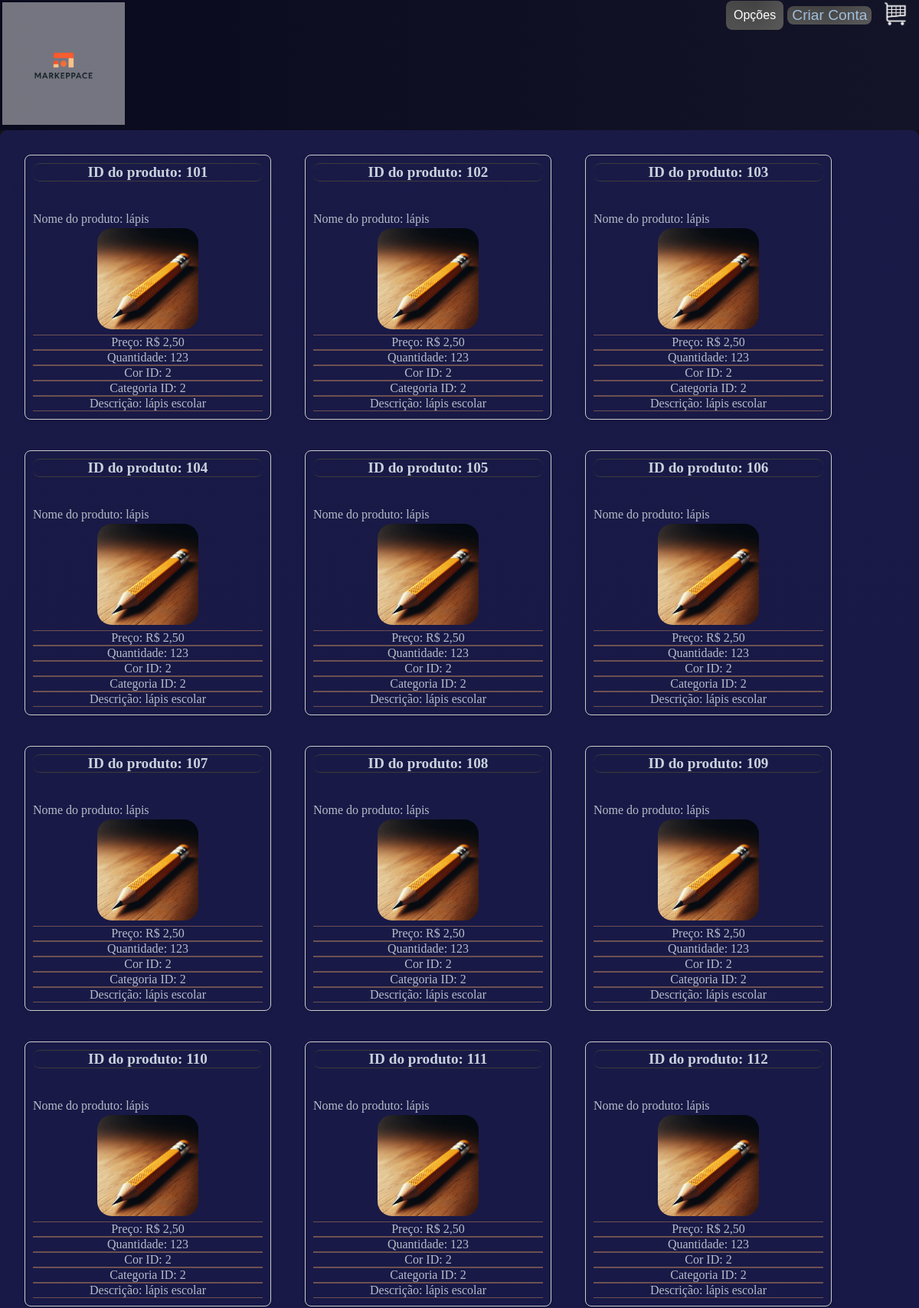
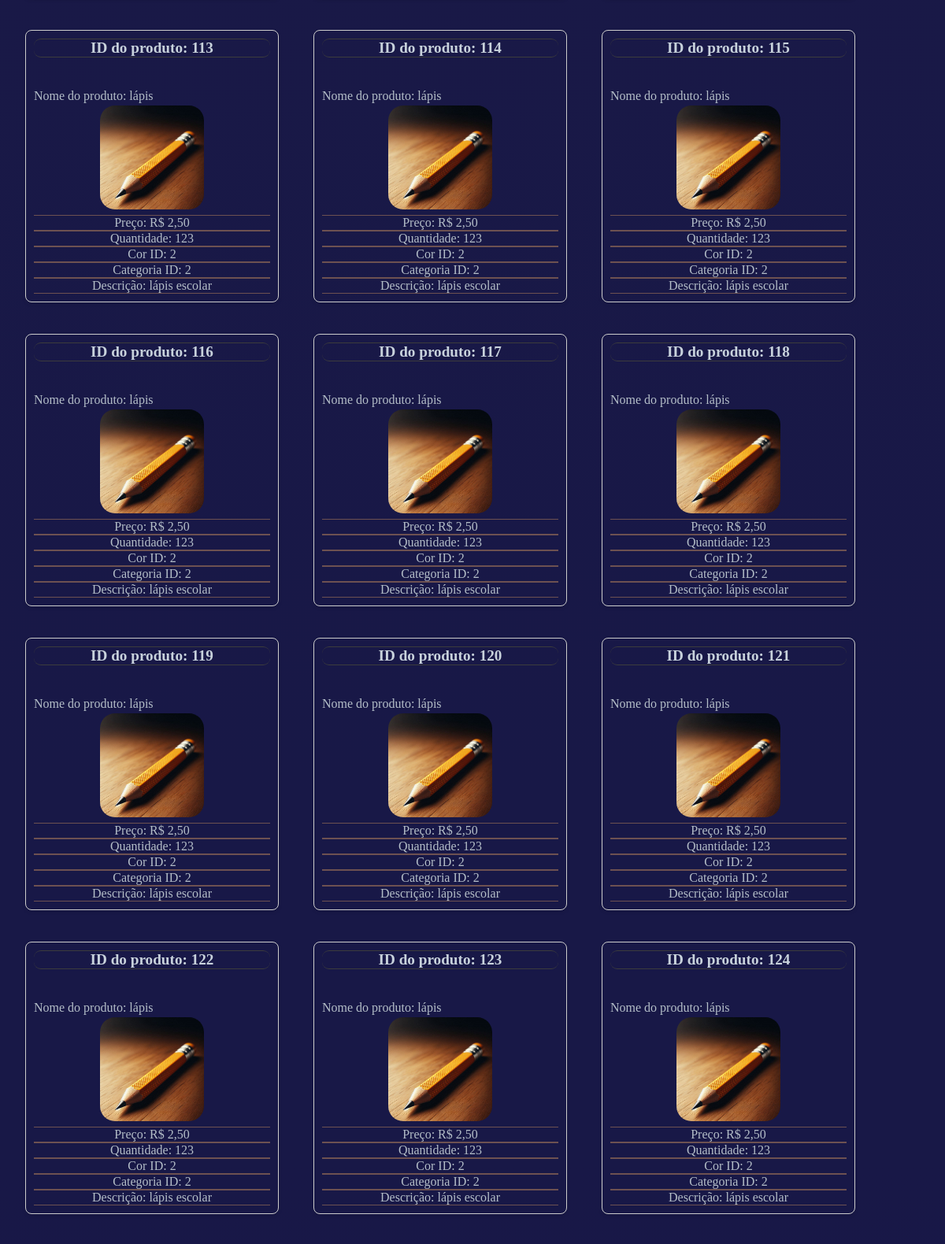
/cards.php (signed in, upper part), run on the app's committed database (2 pictures, top to bottom).
### tables this page shows
CREATE TABLE `produto` (
  `id_produto` int(11) NOT NULL,
  `nome_produto` varchar(80) NOT NULL,
  `preco_produto` decimal(10,2) NOT NULL,
  `quantidade_produto` varchar(100) NOT NULL,
  `fk_id_cores` int(11) DEFAULT NULL,
  `fk_id_categorias` int(11) DEFAULT NULL,
  `imagem` varchar(225) NOT NULL,
  `descricao` text NOT NULL,
  `cpf` varchar(14) NOT NULL
);

### cards.php (the view, shortened to what this page needs)
<?php
include_once('config.php');
$cpf = isset($_SESSION['cpf']) ? $_SESSION['cpf'] : '';
?>
<!DOCTYPE html>
<html lang="pt-br">
<head>
    <link rel="stylesheet" href="css/style.css">
</head>
<body>
<header>
    <div class="menu">
        <div>
            <a href="index.php">
                <img src="img/logo.png" class="imglogo" id="img1" alt="Logo">
            </a>
        </div>
        <div class="login">
            <?php
            if (empty($cpf)) {
                echo "<button><a href='login.php'>Login</a></button>";
            } else {
                $query = "SELECT tipo FROM cliente WHERE cpf = ?";
                $stmt = $conexao->prepare($query);
                $stmt->bind_param("s", $cpf);
                $stmt->execute();
                $resultCliente = $stmt->get_result();
                if ($resultCliente->num_rows > 0) {
                    echo "<div class='dropdown' style='display: inline-block;'>";
                    echo "<button class='dropbtn'>Opções</button>
                          <div class='dropdown-content'>";
                    echo "</div></div>";
                } else {
                    echo "<p>Cliente não encontrado.</p>";
                }
            }
            ?>
            <button><a href="criar_conta.php">Criar Conta</a></button>
            <div class="carrinho">
                <a href="carrinho.php">
                    <img src="img/carrinho.png" alt="Carrinho" id="img2">
                </a>
            </div>
        </div>
    </div>
</header>
<div class='cards'>
<?php
include_once('config.php');
if (!empty($cpf)) {
    $query = "SELECT tipo FROM cliente WHERE cpf = ?";
    $stmt = $conexao->prepare($query);
    $stmt->bind_param("s", $cpf);
    $stmt->execute();
    $resultCliente = $stmt->get_result();
    if ($resultCliente->num_rows > 0) {
        $rowCliente = $resultCliente->fetch_assoc();
        $tipo = $rowCliente['tipo'];
        if ($tipo == 1) {
            $sql = "SELECT * FROM produto";
        } elseif ($tipo == 2) {
            $sql = "SELECT * FROM produto WHERE cpf = '$cpf'";
        }
        $result = $conexao->query($sql);
        if ($result && mysqli_num_rows($result) > 0) {
            while($rowProduto = $result->fetch_assoc()) {
                echo "<section class='card'>";
                echo "<h1 class='card_titulo'>ID do produto: " . htmlspecialchars($rowProduto["id_produto"]) . "</h1>";
                echo "<div>Nome do produto: " . htmlspecialchars($rowProduto["nome_produto"]) . "</div>";
                echo "<div><center><img src='" . htmlspecialchars($rowProduto["imagem"]) . "' alt='Imagem do produto' class='img1'></center></div>";
                echo "<div class='card_texto'>Preço: R$ " . number_format($rowProduto["preco_produto"], 2, ',', '.') . "</div>";
                echo "<div class='card_texto'>Quantidade: " . htmlspecialchars($rowProduto["quantidade_produto"]) . "</div>";
                echo "<div class='card_texto'>Cor ID: " . htmlspecialchars($rowProduto["fk_id_cores"]) . "</div>";
                echo "<div class='card_texto'>Categoria ID: " . htmlspecialchars($rowProduto["fk_id_categorias"]) . "</div>";
                echo "<div class='card_texto'>Descrição: " . htmlspecialchars($rowProduto["descricao"]) . "</div>";
                echo "</section>";
            }
        } else {
            echo "<p>0 resultados</p>";
        }
    } else {
        echo "<p>Cliente não encontrado.</p>";
    }
}
?>
</div>
</body>
</html>

### css/style.css (style rules this page uses)
body, * { margin: 0; }
body { background-image: linear-gradient(to top, rgb(11, 10, 24), rgb(18, 18, 20)); color: rgb(180, 190, 200); }
h1, h2, h4, h6 { text-align: center; color: rgb(200, 210, 220); }
h1 { border-top: 1px solid rgb(60, 60, 60); border-bottom: 1px solid rgb(60, 60, 60); margin-bottom: 5vh; }
button { white-space: nowrap; cursor: pointer; font-size: larger; border: none; color: rgb(210, 210, 210); background: linear-gradient(rgba(80, 80, 80, 0.7), rgba(90, 90, 90, 0.8)) padding-box, linear-gradient(to right, #333333, #222222, #555555) border-box; border-radius: 8px; }
.login { margin-right: 1vw; width: 240px; height: 5vh; display: flex; justify-content: space-between; align-items: center; color: rgb(190, 190, 190); }
#img1 { margin: 3px; max-width: 50vw; max-height: 20vh; background-color: #ffffff6f; }
#img2 { max-width: 3vw; max-height: 5vh; padding-left: 0.7vw; }
.img1 { margin: 1%; border-radius: 19px; max-width: 24vw; max-height: 11vw; }
.menu { display: flex; justify-content: space-between; background-image: linear-gradient(to left, rgb(20, 20, 40), rgb(10, 10, 30)); }
a { color: rgb(160, 190, 220); text-decoration: none; text-align: center; }
::placeholder { color: rgb(180, 180, 180); }
section { margin: 2px; padding: 1px; }
.cards { padding-left: 10vw; background-color: #20206b94; overflow: hidden; display: grid; min-width: 19vw; border-radius: 9px; grid-template-columns: 24vw 24vw 24vw 24vw; padding: 1vw 1vw 1vh 1vw ; }
.card { border-radius: 9px; display: flex; border: 1px solid #ffffff; flex-direction: column; min-width: 19vw; margin: 1vw 1vw 1vh 1vw ; }
.card_texto { font-size: absolute 120% !important; text-align: center; border-top: 1px solid #6d5151; overflow: hidden ; border-bottom: 1px solid #6d5151; }
.card_titulo { font-size: 120%; text-align: center; border-radius: 9px; border: 1px 0px 1px 0px solid #ffffff; }

### cards.php (style rules this page uses)
.card, img { overflow: hidden; }
.cards { display: flex; flex-wrap: wrap; gap: 20px; padding: 20px; }
.card { border: 1px solid #ccc; border-radius: 8px; padding: 10px; width: 300px; box-shadow: 0 2px 5px rgba(0, 0, 0, 0.1); }
.card img { max-width: 100%; height: auto; }
.dropdown { position: relative; display: inline-block; }
.dropbtn { background-color: #4CAF50; color: white; padding: 10px; font-size: 16px; border: none; cursor: pointer; }

### data on the page
produto: id_produto "101", nome_produto "lápis", imagem (picture), preco_produto "2,50", quantidade_produto "123", fk_id_cores "2", fk_id_categorias "2", descricao "lápis escolar"
produto: id_produto "102", nome_produto "lápis", imagem (picture), preco_produto "2,50", quantidade_produto "123", fk_id_cores "2", fk_id_categorias "2", descricao "lápis escolar"
produto: id_produto "103", nome_produto "lápis", imagem (picture), preco_produto "2,50", quantidade_produto "123", fk_id_cores "2", fk_id_categorias "2", descricao "lápis escolar"
produto: id_produto "104", nome_produto "lápis", imagem (picture), preco_produto "2,50", quantidade_produto "123", fk_id_cores "2", fk_id_categorias "2", descricao "lápis escolar"
produto: id_produto "105", nome_produto "lápis", imagem (picture), preco_produto "2,50", quantidade_produto "123", fk_id_cores "2", fk_id_categorias "2", descricao "lápis escolar"
produto: id_produto "106", nome_produto "lápis", imagem (picture), preco_produto "2,50", quantidade_produto "123", fk_id_cores "2", fk_id_categorias "2", descricao "lápis escolar"
produto: id_produto "107", nome_produto "lápis", imagem (picture), preco_produto "2,50", quantidade_produto "123", fk_id_cores "2", fk_id_categorias "2", descricao "lápis escolar"
produto: id_produto "108", nome_produto "lápis", imagem (picture), preco_produto "2,50", quantidade_produto "123", fk_id_cores "2", fk_id_categorias "2", descricao "lápis escolar"
produto: id_produto "109", nome_produto "lápis", imagem (picture), preco_produto "2,50", quantidade_produto "123", fk_id_cores "2", fk_id_categorias "2", descricao "lápis escolar"
produto: id_produto "110", nome_produto "lápis", imagem (picture), preco_produto "2,50", quantidade_produto "123", fk_id_cores "2", fk_id_categorias "2", descricao "lápis escolar"
produto: id_produto "111", nome_produto "lápis", imagem (picture), preco_produto "2,50", quantidade_produto "123", fk_id_cores "2", fk_id_categorias "2", descricao "lápis escolar"
produto: id_produto "112", nome_produto "lápis", imagem (picture), preco_produto "2,50", quantidade_produto "123", fk_id_cores "2", fk_id_categorias "2", descricao "lápis escolar"
produto: id_produto "113", nome_produto "lápis", imagem (picture), preco_produto "2,50", quantidade_produto "123", fk_id_cores "2", fk_id_categorias "2", descricao "lápis escolar"
produto: id_produto "114", nome_produto "lápis", imagem (picture), preco_produto "2,50", quantidade_produto "123", fk_id_cores "2", fk_id_categorias "2", descricao "lápis escolar"
produto: id_produto "115", nome_produto "lápis", imagem (picture), preco_produto "2,50", quantidade_produto "123", fk_id_cores "2", fk_id_categorias "2", descricao "lápis escolar"
produto: id_produto "116", nome_produto "lápis", imagem (picture), preco_produto "2,50", quantidade_produto "123", fk_id_cores "2", fk_id_categorias "2", descricao "lápis escolar"
produto: id_produto "117", nome_produto "lápis", imagem (picture), preco_produto "2,50", quantidade_produto "123", fk_id_cores "2", fk_id_categorias "2", descricao "lápis escolar"
produto: id_produto "118", nome_produto "lápis", imagem (picture), preco_produto "2,50", quantidade_produto "123", fk_id_cores "2", fk_id_categorias "2", descricao "lápis escolar"
produto: id_produto "119", nome_produto "lápis", imagem (picture), preco_produto "2,50", quantidade_produto "123", fk_id_cores "2", fk_id_categorias "2", descricao "lápis escolar"
produto: id_produto "120", nome_produto "lápis", imagem (picture), preco_produto "2,50", quantidade_produto "123", fk_id_cores "2", fk_id_categorias "2", descricao "lápis escolar"
produto: id_produto "121", nome_produto "lápis", imagem (picture), preco_produto "2,50", quantidade_produto "123", fk_id_cores "2", fk_id_categorias "2", descricao "lápis escolar"
produto: id_produto "122", nome_produto "lápis", imagem (picture), preco_produto "2,50", quantidade_produto "123", fk_id_cores "2", fk_id_categorias "2", descricao "lápis escolar"
produto: id_produto "123", nome_produto "lápis", imagem (picture), preco_produto "2,50", quantidade_produto "123", fk_id_cores "2", fk_id_categorias "2", descricao "lápis escolar"
produto: id_produto "124", nome_produto "lápis", imagem (picture), preco_produto "2,50", quantidade_produto "123", fk_id_cores "2", fk_id_categorias "2", descricao "lápis escolar"
